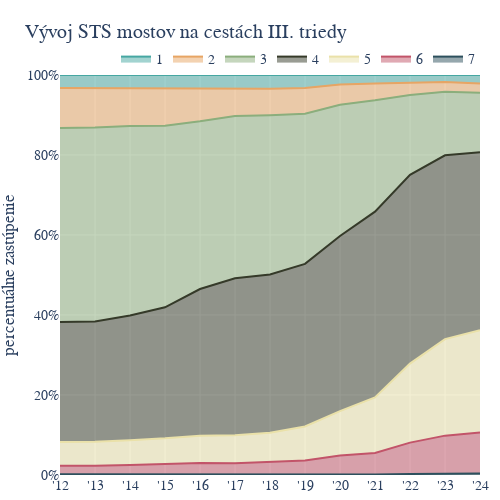
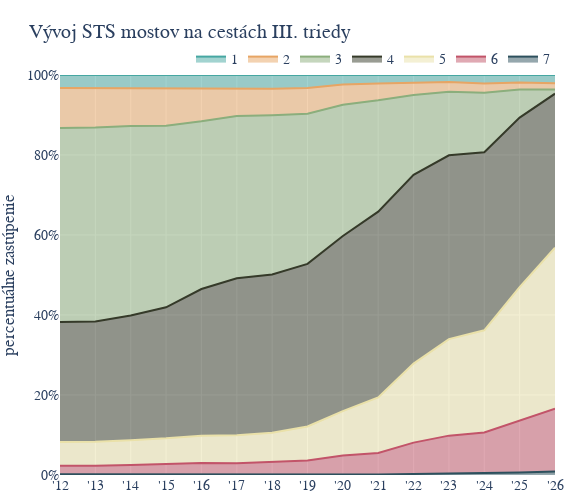

Notebook code for these charts, in order:
### Code cell
create_plot(df_predictions, title='Vývoj STS mostov na cestách III. triedy',
            filename='Vyvoj_I', start_year=2012, end_year=2024, b=500, h=500)
create_plot(df_predictions, title='Vývoj STS mostov na cestách III. triedy',
            filename='Vyvoj_I', start_year=2012, end_year=2026, b=575, h=500)

### Figure 1 — Plotly figure (JSON) as saved in the notebook; plotly's stock layout.template omitted (floating-point values rounded to 4 significant figures)
{"data": [{"line": {"color": "#2d505d"}, "mode": "lines", "name": "7", "stackgroup": "one", "type": "scatter", "x": ["2012", "2013", "2014", "2015", "2016", "2017", "2018", "2019", "2020", "2021", "2022", "2023", "2024"], "y": [0.2063, 0.1805, 0.1806, 0.2318, 0.1794, 0.128, 0.179, 0.07661, 0.1274, 0.1017, 0.2793, 0.3805, 0.4033]}, {"line": {"color": "#c25469"}, "mode": "lines", "name": "6", "stackgroup": "one", "type": "scatter", "x": ["2012", "2013", "2014", "2015", "2016", "2017", "2018", "2019", "2020", "2021", "2022", "2023", "2024"], "y": [2.114, 2.114, 2.348, 2.55, 2.794, 2.791, 3.146, 3.575, 4.766, 5.416, 7.819, 9.462, 10.21]}, {"line": {"color": "#eae1a9"}, "mode": "lines", "name": "5", "stackgroup": "one", "type": "scatter", "x": ["2012", "2013", "2014", "2015", "2016", "2017", "2018", "2019", "2020", "2021", "2022", "2023", "2024"], "y": [5.957, 6.008, 6.168, 6.387, 6.87, 6.991, 7.212, 8.478, 11.09, 13.88, 19.75, 24.12, 25.56]}, {"line": {"color": "#353a29"}, "mode": "lines", "name": "4", "stackgroup": "one", "type": "scatter", "x": ["2012", "2013", "2014", "2015", "2016", "2017", "2018", "2019", "2020", "2021", "2022", "2023", "2024"], "y": [29.99, 30.09, 31.2, 32.76, 36.66, 39.26, 39.59, 40.65, 43.78, 46.43, 47.19, 45.97, 44.52]}, {"line": {"color": "#8bae7c"}, "mode": "lines", "name": "3", "stackgroup": "one", "type": "scatter", "x": ["2012", "2013", "2014", "2015", "2016", "2017", "2018", "2019", "2020", "2021", "2022", "2023", "2024"], "y": [48.5, 48.45, 47.38, 45.38, 41.91, 40.59, 39.82, 37.51, 32.82, 27.87, 19.98, 15.85, 14.85]}, {"line": {"color": "#e7a564"}, "mode": "lines", "name": "2", "stackgroup": "one", "type": "scatter", "x": ["2012", "2013", "2014", "2015", "2016", "2017", "2018", "2019", "2020", "2021", "2022", "2023", "2024"], "y": [9.979, 9.876, 9.471, 9.297, 8.126, 6.863, 6.624, 6.461, 5.02, 4.17, 3.072, 2.461, 2.344]}, {"line": {"color": "#46a7a2"}, "mode": "lines", "name": "1", "stackgroup": "one", "type": "scatter", "x": ["2012", "2013", "2014", "2015", "2016", "2017", "2018", "2019", "2020", "2021", "2022", "2023", "2024"], "y": [3.249, 3.275, 3.252, 3.399, 3.461, 3.38, 3.427, 3.243, 2.396, 2.136, 1.904, 1.75, 2.117]}], "layout": {"font": {"family": "Calibri, sans-serif", "size": 14}, "height": 500, "legend": {"orientation": "h", "x": 1, "xanchor": "right", "y": 1.08, "yanchor": "top"}, "margin": {"b": 25, "l": 0, "r": 20, "t": 75}, "plot_bgcolor": "#EEEEEE", "title": {"text": "Vývoj STS mostov na cestách III. triedy"}, "width": 500, "xaxis": {"ticktext": ["'12", "'13", "'14", "'15", "'16", "'17", "'18", "'19", "'20", "'21", "'22", "'23", "'24"], "tickvals": ["2012", "2013", "2014", "2015", "2016", "2017", "2018", "2019", "2020", "2021", "2022", "2023", "2024"]}, "yaxis": {"range": [0, 100], "ticksuffix": "%", "title": {"text": "percentuálne zastúpenie"}}}}

### Figure 2 — Plotly figure (JSON) as saved in the notebook; plotly's stock layout.template omitted (floating-point values rounded to 4 significant figures)
{"data": [{"line": {"color": "#2d505d"}, "mode": "lines", "name": "7", "stackgroup": "one", "type": "scatter", "x": ["2012", "2013", "2014", "2015", "2016", "2017", "2018", "2019", "2020", "2021", "2022", "2023", "2024", "2025", "2026"], "y": [0.2063, 0.1805, 0.1806, 0.2318, 0.1794, 0.128, 0.179, 0.07661, 0.1274, 0.1017, 0.2793, 0.3805, 0.4033, 0.6237, 0.848]}, {"line": {"color": "#c25469"}, "mode": "lines", "name": "6", "stackgroup": "one", "type": "scatter", "x": ["2012", "2013", "2014", "2015", "2016", "2017", "2018", "2019", "2020", "2021", "2022", "2023", "2024", "2025", "2026"], "y": [2.114, 2.114, 2.348, 2.55, 2.794, 2.791, 3.146, 3.575, 4.766, 5.416, 7.819, 9.462, 10.21, 13.07, 15.74]}, {"line": {"color": "#eae1a9"}, "mode": "lines", "name": "5", "stackgroup": "one", "type": "scatter", "x": ["2012", "2013", "2014", "2015", "2016", "2017", "2018", "2019", "2020", "2021", "2022", "2023", "2024", "2025", "2026"], "y": [5.957, 6.008, 6.168, 6.387, 6.87, 6.991, 7.212, 8.478, 11.09, 13.88, 19.75, 24.12, 25.56, 33.29, 40.24]}, {"line": {"color": "#353a29"}, "mode": "lines", "name": "4", "stackgroup": "one", "type": "scatter", "x": ["2012", "2013", "2014", "2015", "2016", "2017", "2018", "2019", "2020", "2021", "2022", "2023", "2024", "2025", "2026"], "y": [29.99, 30.09, 31.2, 32.76, 36.66, 39.26, 39.59, 40.65, 43.78, 46.43, 47.19, 45.97, 44.52, 42.37, 38.51]}, {"line": {"color": "#8bae7c"}, "mode": "lines", "name": "3", "stackgroup": "one", "type": "scatter", "x": ["2012", "2013", "2014", "2015", "2016", "2017", "2018", "2019", "2020", "2021", "2022", "2023", "2024", "2025", "2026"], "y": [48.5, 48.45, 47.38, 45.38, 41.91, 40.59, 39.82, 37.51, 32.82, 27.87, 19.98, 15.85, 14.85, 6.989, 1.028]}, {"line": {"color": "#e7a564"}, "mode": "lines", "name": "2", "stackgroup": "one", "type": "scatter", "x": ["2012", "2013", "2014", "2015", "2016", "2017", "2018", "2019", "2020", "2021", "2022", "2023", "2024", "2025", "2026"], "y": [9.979, 9.876, 9.471, 9.297, 8.126, 6.863, 6.624, 6.461, 5.02, 4.17, 3.072, 2.461, 2.344, 1.771, 1.596]}, {"line": {"color": "#46a7a2"}, "mode": "lines", "name": "1", "stackgroup": "one", "type": "scatter", "x": ["2012", "2013", "2014", "2015", "2016", "2017", "2018", "2019", "2020", "2021", "2022", "2023", "2024", "2025", "2026"], "y": [3.249, 3.275, 3.252, 3.399, 3.461, 3.38, 3.427, 3.243, 2.396, 2.136, 1.904, 1.75, 2.117, 1.883, 2.044]}], "layout": {"font": {"family": "Calibri, sans-serif", "size": 14}, "height": 500, "legend": {"orientation": "h", "x": 1, "xanchor": "right", "y": 1.08, "yanchor": "top"}, "margin": {"b": 25, "l": 0, "r": 20, "t": 75}, "plot_bgcolor": "#EEEEEE", "title": {"text": "Vývoj STS mostov na cestách III. triedy"}, "width": 575, "xaxis": {"ticktext": ["'12", "'13", "'14", "'15", "'16", "'17", "'18", "'19", "'20", "'21", "'22", "'23", "'24", "'25", "'26"], "tickvals": ["2012", "2013", "2014", "2015", "2016", "2017", "2018", "2019", "2020", "2021", "2022", "2023", "2024", "2025", "2026"]}, "yaxis": {"range": [0, 100], "ticksuffix": "%", "title": {"text": "percentuálne zastúpenie"}}}}
